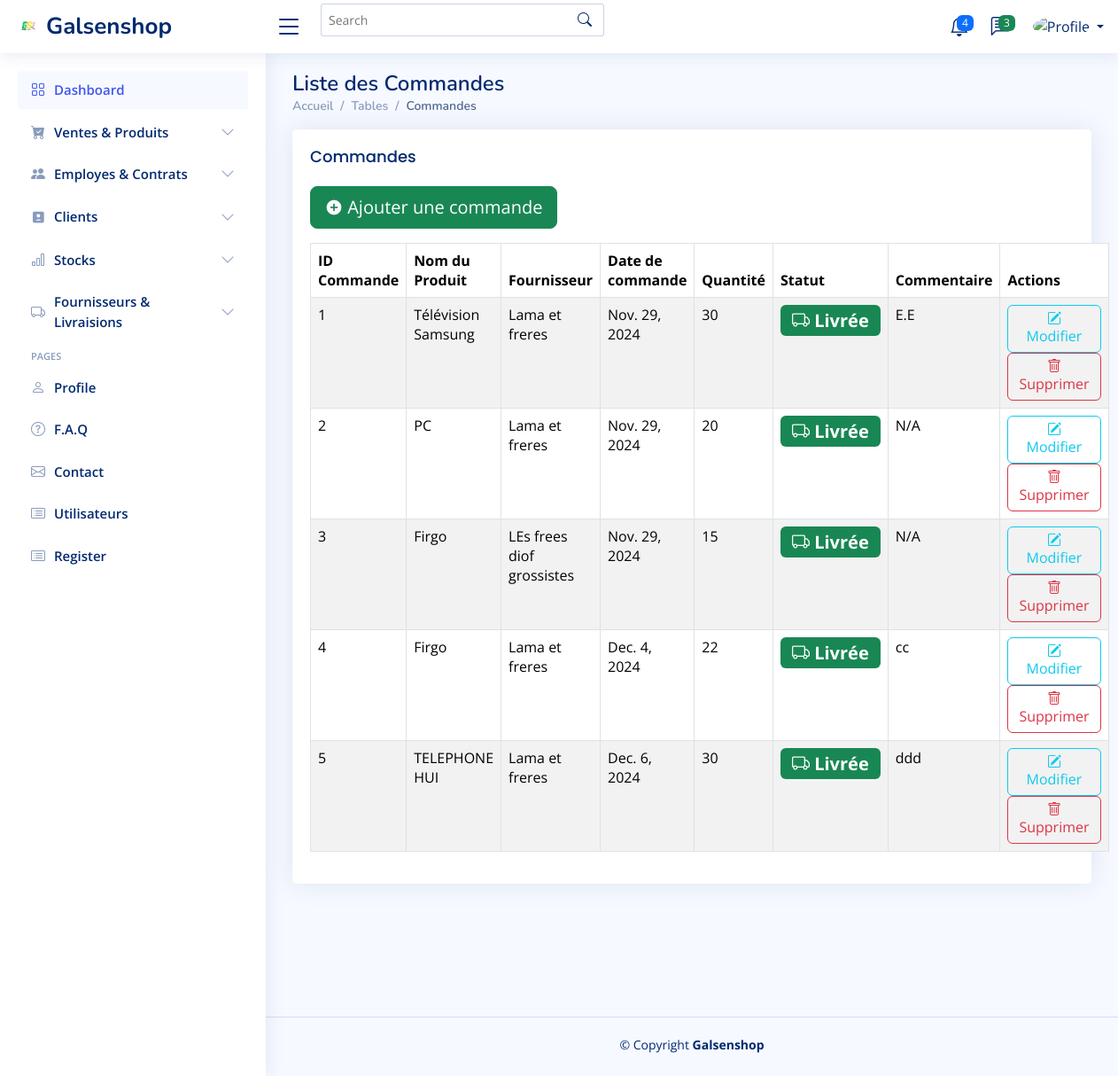
The page /liste_commandes/ on the database its author committed.
### application/models.py (models this page shows, shortened)
class CommandeApprovisionnement(models.Model):
    produit = models.ForeignKey(Stock, related_name='commandes', on_delete=models.CASCADE)
    fournisseur = models.ForeignKey(Fournisseur, on_delete=models.CASCADE, related_name="commandes")
    date_commande = models.DateField(verbose_name="Date de Commande",null=False,  # Si vous souhaitez qu'il reste obligatoire
        blank=False,  # Empêche les champs vides dans les formulaires
        default=datetime.date.today  # Fournit une valeur par défaut (optionnel)
    )
    quantite = models.PositiveIntegerField()
    statut = models.CharField(max_length=50, choices=[('en_cours', 'En Cours'), ('livree', 'Livrée')], default='en_cours')
    commentaire = models.TextField(blank=True, null=True)

class Stock(models.Model):
    STATUT_CHOICES = [
        ('en_stock', 'En stock'),
        ('rupture', 'Rupture'),
        ('en_approvisionnement', 'En approvisionnement'),
        ('reserve', 'Réservé'),
    ]
    EMPLACEMENT_CHOICES = [
        ('entrepot_1', 'Entrepôt 1'),
        ('entrepot_2', 'Entrepôt 2'),
        ('magasin', 'Magasin'),
        ('reserve', 'Réserve'),
        ('autre', 'Autre'),
    ]
    produit = models.OneToOneField(Produit, on_delete=models.CASCADE, related_name='stock')
    emplacement = models.CharField(max_length=50, choices=EMPLACEMENT_CHOICES, default='entrepot_1')
    quantite = models.PositiveIntegerField(default=0)
    statut = models.CharField(max_length=20, choices=STATUT_CHOICES, default='en_stock')  # Statut du stock
    date_ajout = models.DateTimeField(auto_now_add=True)

class Produit(models.Model):
    nom = models.CharField(max_length=100)
    description = models.TextField(blank=True, null=True)
    prix = models.DecimalField(max_digits=10, decimal_places=2)
    categorie = models.ForeignKey('Categorie', on_delete=models.CASCADE, related_name='produits')
    actif = models.BooleanField(choices=[(True, 'Disponible'), (False, 'Indisponible')], default=False)
    image = models.ImageField(upload_to='produits/', blank=True, null=True)

class Fournisseur(models.Model):
    nom = models.CharField(max_length=100)
    email = models.EmailField(null=True, blank=True)
    telephone = models.CharField(max_length=15, null=True, blank=True)
    adresse = models.TextField(null=True, blank=True)
    date_ajout = models.DateTimeField(auto_now_add=True)

### application/views.py (the view)
# urls.py: path('liste_commandes/', views.liste_commandes, name='liste_commandes'),  #
def liste_commandes(request):
    commandes = CommandeApprovisionnement.objects.all()
    return render(request, 'commande/liste_commandes.html', {'commandes': commandes})

### templates/commande/liste_commandes.html (shortened to what this page needs)
{% extends "base.html" %} {% load static %} {% block content %}
<main id="main" class="main">
  <div class="pagetitle">
    <h1>Liste des Commandes</h1>
    <nav>
      <ol class="breadcrumb">
        <li class="breadcrumb-item"><a href="{% url 'home' %}">Accueil</a></li>
        <li class="breadcrumb-item">Tables</li>
        <li class="breadcrumb-item active">Commandes</li>
      </ol>
    </nav>
  </div>
  <section class="section">
    <div class="row">
      <div class="col-lg-12">
        <div class="card">
          <div class="card-body">
            <h5 class="card-title">Commandes</h5>
            <button
              type="button"
              class="btn btn-success btn-lg mb-3"
              onclick="window.location.href='{% url 'ajouter_commande' %}'"
            >
              <i class="ri-add-circle-fill"></i> Ajouter une commande
            </button>
            <table
              class="table table-striped table-bordered table-hover datatable"
            >
              <thead>
                <tr>
                  <th>ID Commande</th>
                  <th>Nom du Produit</th>
                  <th>Fournisseur</th>
                  <th>Date de commande</th>
                  <th>Quantité</th>
                  <th>Statut</th>
                  <th>Commentaire</th>
                  <th>Actions</th>
                </tr>
              </thead>
              <tbody>
                {% for commande in commandes %}
                <tr>
                  <td>{{ commande.id }}</td>
                  <td>{{ commande.produit.produit.nom }}</td>
                  <td>{{ commande.fournisseur.nom }}</td>
                  <td>{{ commande.date_commande }}</td>
                  <td>{{ commande.quantite }}</td>
                  <td>
                    <span
                      class="badge {% if commande.statut == 'livree' %}bg-success{% else %}bg-warning{% endif %} fs-5"
                    >
                      {% if commande.statut == 'livree' %}
                      <i class="bi bi-truck"></i> Livrée {% else %}
                      <i class="bi bi-clock-history"></i> En cours {% endif %}
                    </span>
                  </td>
                  <td>{{ commande.commentaire|default:"N/A" }}</td>
                  <td>
                    <a
                      class="btn btn-outline-info"
                      href="{% url 'modifier_commande' commande.id %}"
                    >
                      <i class="bi bi-pencil-square"></i> Modifier
                    </a>
                    <a
                      href="#"
                      class="btn btn-outline-danger"
                      data-bs-toggle="modal"
                      data-bs-target="#deleteModal{{ commande.id }}"
                    >
                      <i class="bi bi-trash"></i> Supprimer
                    </a>
                  </td>
                </tr>
                {% endfor %}
              </tbody>
            </table>
          </div>
        </div>
      </div>
    </div>
  </section>
</main>
{% endblock content %}

### static/assets/css/style.css (style rules this page uses)
:root { scroll-behavior: smooth; }
body { font-family: "Open Sans", sans-serif; background: #f6f9ff; color: #444444; }
a { color: #4154f1; text-decoration: none; }
h1, h2, h3, h4, h5, h6 { font-family: "Nunito", sans-serif; }
#main { margin-top: 60px; padding: 20px 30px; transition: all 0.3s; }
.pagetitle { margin-bottom: 10px; }
.pagetitle h1 { font-size: 24px; margin-bottom: 0; font-weight: 600; color: #012970; }
.card { margin-bottom: 30px; border: none; border-radius: 5px; box-shadow: 0px 0 30px rgba(1, 41, 112, 0.1); }
.card-title { padding: 20px 0 15px 0; font-size: 18px; font-weight: 500; color: #012970; font-family: "Poppins", sans-serif; }
.card-body { padding: 0 20px 20px 20px; }
.breadcrumb { font-size: 14px; font-family: "Nunito", sans-serif; color: #899bbd; font-weight: 600; }
.breadcrumb a { color: #899bbd; transition: 0.3s; }
.breadcrumb .breadcrumb-item::before { color: #899bbd; }
.breadcrumb .active { color: #51678f; font-weight: 600; }
@media (min-width: 1200px) { #main, #footer { margin-left: 300px; } }

### rows shown on the page
CommandeApprovisionnement: id "1", produit.produit.nom "Télévision Samsung", fournisseur.nom "Lama et freres", date_commande "Nov. 29, 2024", quantite "30", statut "livree" (drawn), commentaire "E.E"
CommandeApprovisionnement: id "2", produit.produit.nom "PC", fournisseur.nom "Lama et freres", date_commande "Nov. 29, 2024", quantite "20", statut "livree" (drawn), commentaire "N/A"
CommandeApprovisionnement: id "3", produit.produit.nom "Firgo", fournisseur.nom "LEs frees diof grossistes", date_commande "Nov. 29, 2024", quantite "15", statut "livree" (drawn), commentaire "N/A"
CommandeApprovisionnement: id "4", produit.produit.nom "Firgo", fournisseur.nom "Lama et freres", date_commande "Dec. 4, 2024", quantite "22", statut "livree" (drawn), commentaire "cc"
CommandeApprovisionnement: id "5", produit.produit.nom "TELEPHONE HUI", fournisseur.nom "Lama et freres", date_commande "Dec. 6, 2024", quantite "30", statut "livree" (drawn), commentaire "ddd"
